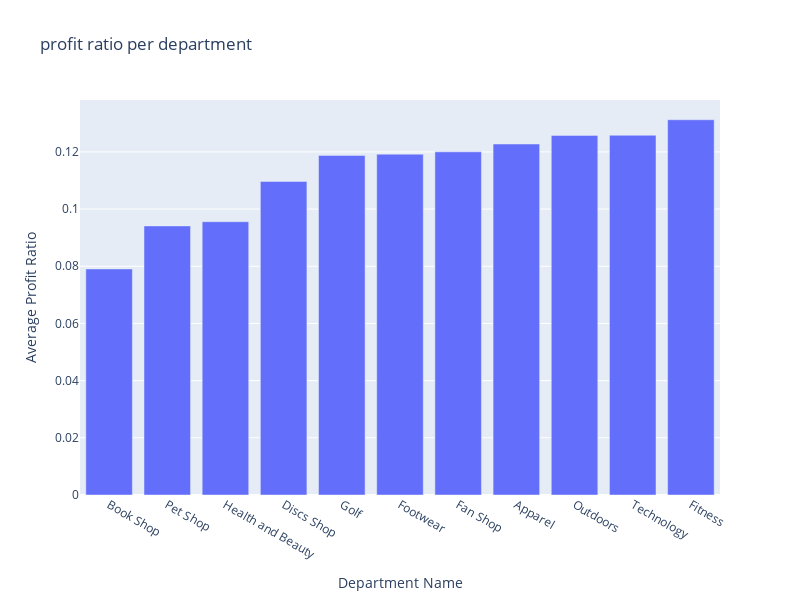

The notebook cell saved with this chart:
### Code cell
fig3 = px.bar(
    dep_profit_ratio,
    x='Department Name',
    y='Average Profit Ratio',
    title="profit ratio per department",
    labels={'Order Item Profit Ratio':' Order Item Profit Ratio'},
    width=800,
    height=600
)
fig3.show()

### Figure 1 — Plotly figure (JSON) as saved in the notebook; plotly's stock layout.template omitted (floating-point values rounded to 4 significant figures)
{"data": [{"alignmentgroup": "True", "hovertemplate": "Department Name=%{x}<br>Average Profit Ratio=%{y}<extra></extra>", "legendgroup": "", "marker": {"color": "#636efa", "pattern": {"shape": ""}}, "name": "", "offsetgroup": "", "orientation": "v", "showlegend": false, "textposition": "auto", "type": "bar", "x": ["Book Shop", "Pet Shop", "Health and Beauty ", "Discs Shop", "Golf", "Footwear", "Fan Shop", "Apparel", "Outdoors", "Technology", "Fitness"], "xaxis": "x", "y": [0.07906, 0.09411, 0.09558, 0.1097, 0.1188, 0.1192, 0.12, 0.1228, 0.1258, 0.1258, 0.1312], "yaxis": "y"}], "layout": {"barmode": "relative", "height": 600, "legend": {"tracegroupgap": 0}, "title": {"text": "profit ratio per department"}, "width": 800, "xaxis": {"anchor": "y", "domain": [0, 1], "title": {"text": "Department Name"}}, "yaxis": {"anchor": "x", "domain": [0, 1], "title": {"text": "Average Profit Ratio"}}}}
